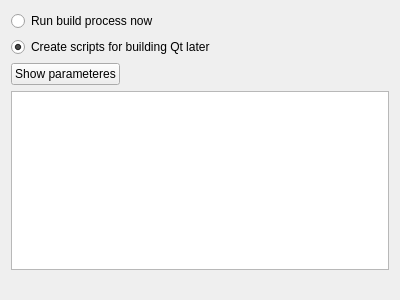
<?xml version="1.0" encoding="UTF-8"?>
<ui version="4.0">
 <class>PageSelectBuildMethod</class>
 <widget class="QWizardPage" name="PageSelectBuildMethod">
  <property name="geometry">
   <rect>
    <x>0</x>
    <y>0</y>
    <width>400</width>
    <height>300</height>
   </rect>
  </property>
  <property name="windowTitle">
   <string>WizardPage</string>
  </property>
  <property name="title">
   <string>Select build method</string>
  </property>
  <layout class="QVBoxLayout" name="verticalLayout">
   <item>
    <widget class="QRadioButton" name="radioButtonBuildNow">
     <property name="text">
      <string>Run build process now</string>
     </property>
    </widget>
   </item>
   <item>
    <widget class="QRadioButton" name="radioButtonBuildLater">
     <property name="text">
      <string>Create scripts for building Qt later</string>
     </property>
     <property name="checked">
      <bool>true</bool>
     </property>
    </widget>
   </item>
   <item>
    <layout class="QHBoxLayout" name="horizontalLayout">
     <item>
      <widget class="QPushButton" name="pushButtonShowParameteres">
       <property name="text">
        <string>Show parameteres</string>
       </property>
      </widget>
     </item>
     <item>
      <spacer name="horizontalSpacer">
       <property name="orientation">
        <enum>Qt::Horizontal</enum>
       </property>
       <property name="sizeHint" stdset="0">
        <size>
         <width>40</width>
         <height>20</height>
        </size>
       </property>
      </spacer>
     </item>
    </layout>
   </item>
   <item>
    <widget class="QPlainTextEdit" name="plainTextEditParameteres"/>
   </item>
   <item>
    <spacer name="verticalSpacer">
     <property name="orientation">
      <enum>Qt::Vertical</enum>
     </property>
     <property name="sizeHint" stdset="0">
      <size>
       <width>20</width>
       <height>31</height>
      </size>
     </property>
    </spacer>
   </item>
  </layout>
 </widget>
 <resources/>
 <connections/>
</ui>
